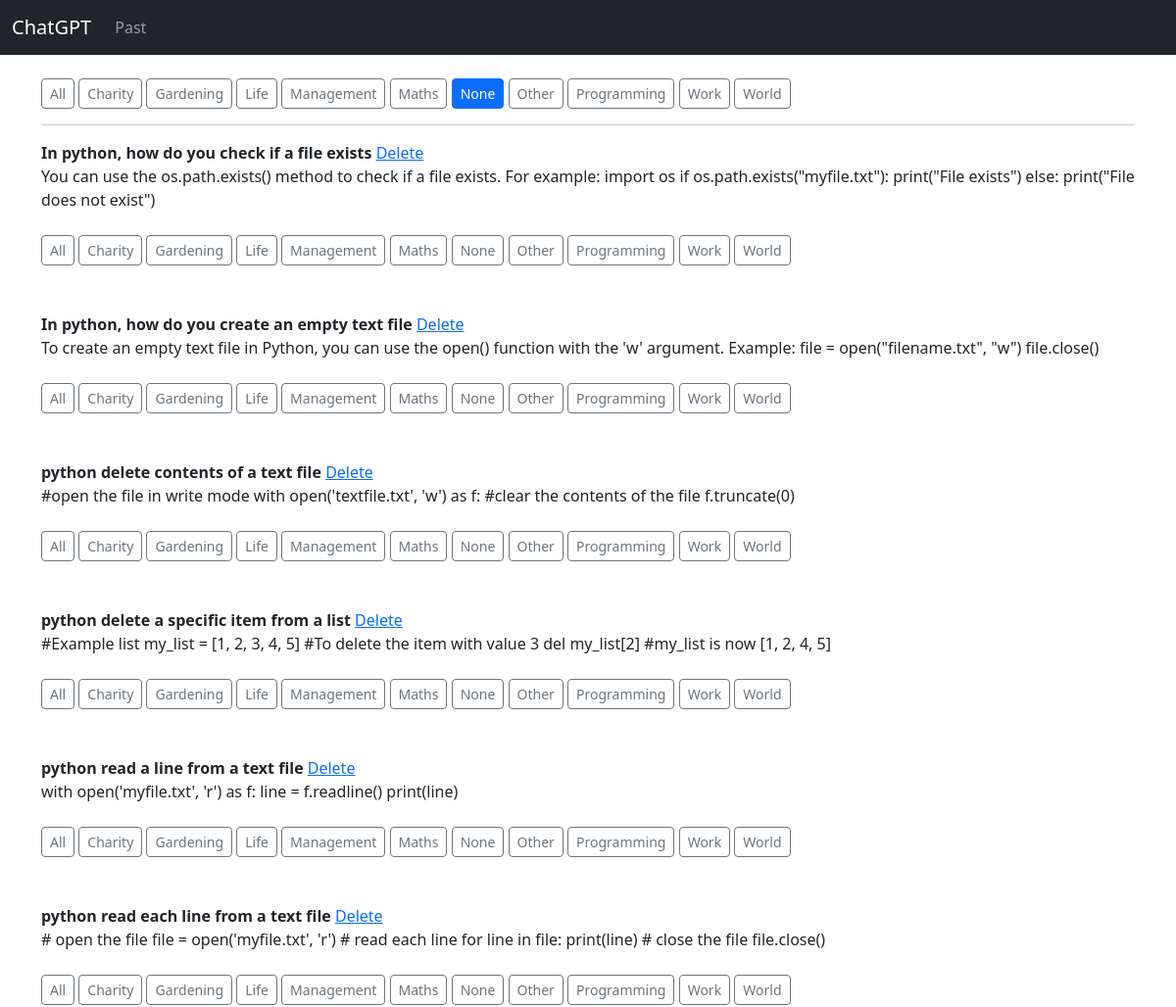
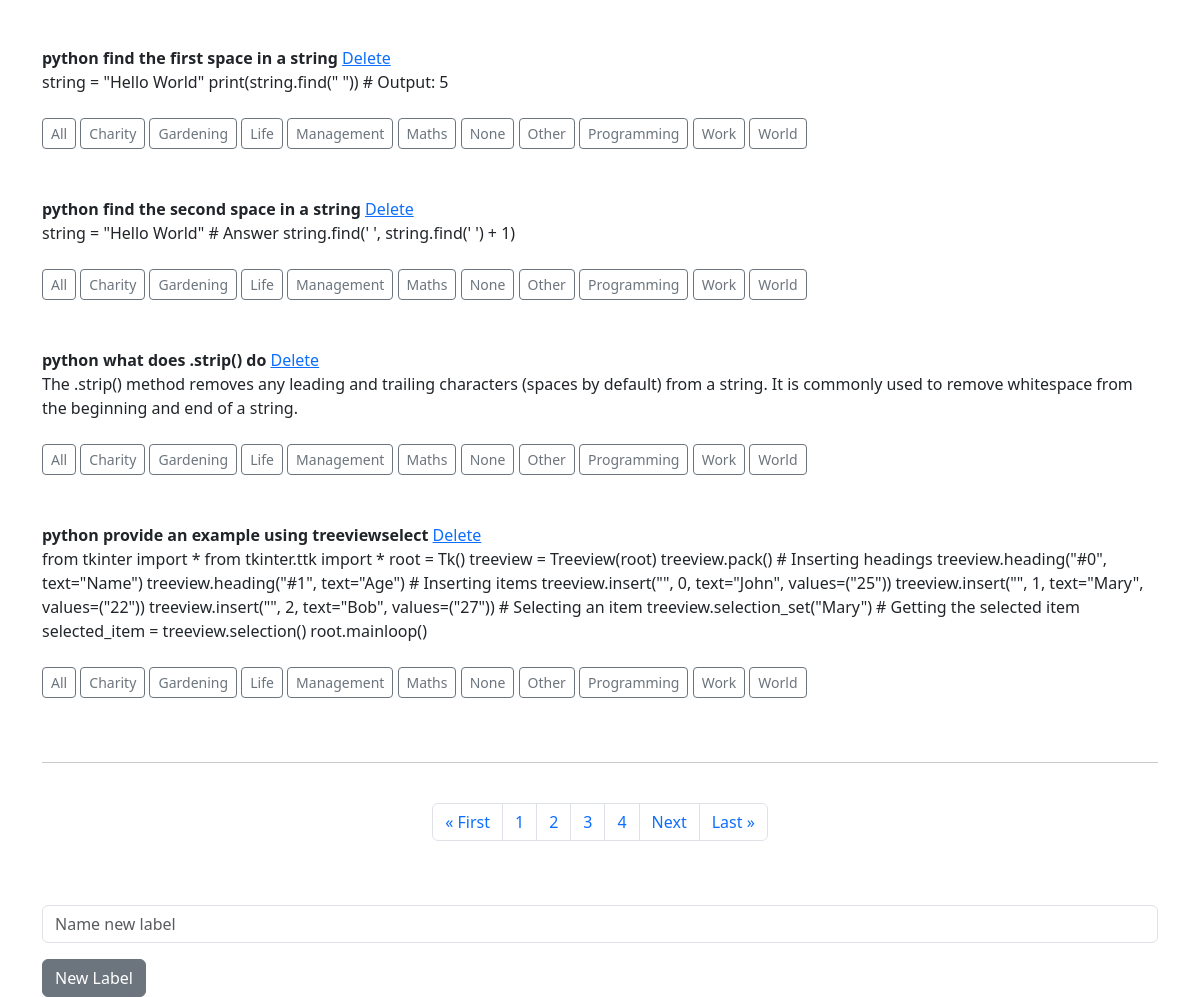
The page /past on the database its author committed (2 pictures, top to bottom).
### app/models.py (models this page shows, shortened)
class Label(models.Model):
    name = models.CharField(max_length=50)
    def __str__(self):
        return self.name

class Past(models.Model):
    question = models.CharField(max_length=250)
    answer = models.TextField(max_length=5000)
    label = models.ForeignKey(Label, null=True, on_delete=models.SET_NULL)

### app/views.py (the view)
# urls.py: path('past', past, name="past"),
def past(request):
    user = User.objects.all().first()
    labels = Label.objects.all().order_by('name')
    items = Past.objects.all().order_by('id')
    if user.label.name == "None":
        items = items.filter(label__isnull=True)
    elif user.label.name != "All":
        items = items.filter(label=user.label)
    p = Paginator(items, 10, )
    page = request.GET.get('page')
    pages = p.get_page(page)
    nums = range(1, pages.paginator.num_pages + 1)
    context = {"pages": pages, "nums": nums, 'labels': labels, 'user': user}
    return render(request, 'past.html', context)

### app/templates/past.html (shortened to what this page needs)
{% extends 'base.html' %}
{% block content %}
{% for label in labels %}
    {% if label == user.label %}
        <a href = "{% url 'label_filter' label.id %}" class="btn btn-primary btn-sm">{{label}}</a>
    {% else %}
        <a href = "{% url 'label_filter' label.id %}" class="btn btn-outline-secondary btn-sm">{{label}}</a>
    {% endif %}
{% endfor %}
<hr>
{% if pages %}
    {% for thing in pages %}
        <strong>{{thing.question}}</strong> <a href = "{% url 'delete' thing.id %}">Delete</a><br>
        {{ thing.answer | safe }}<br><br>
        {% for label in labels %}
            {% if label == thing.label %}
                <a href = "{% url 'label_answer' thing.id label.id %}" class="btn btn-primary btn-sm">{{label}}</a>
            {% else %}
                <a href = "{% url 'label_answer' thing.id label.id %}" class="btn btn-outline-secondary btn-sm">{{label}}</a>
            {% endif %}
        {% endfor %}
<br>
        <br><br>
    {% endfor %}
{% endif %}
<hr><br>
<nav aria-label="Page navigation example">
  <ul class="pagination justify-content-center">
    <li class="page-item"><a class="page-link" href="?page=1">&laquo; First</a></li>
    {% for i in nums %}
      <li class="page-item"><a class="page-link" href="?page={{ i }}">{{ i }}</a></li>
    {% endfor %}
    {% if pages.has_next %}
      <li class="page-item"><a class="page-link" href="?page={{pages.next_page_number}}">Next</a></li>
    {% endif %}
    <li class="page-item"><a class="page-link" href="?page={{pages.paginator.num_pages}}">Last &raquo; </a></li>
  </ul>
</nav>
<br><br>
<form method=POST action="{% url 'new_label' %}">
  <div class="mb-3">
    <input type="text" name="label_name", class="form-control" placeholder="Name new label">
  </div>
  <button type="submit" class="btn btn-secondary">New Label</button>
</form>
{% endblock %}

### app/templates/base.html (shortened to what this page needs)
<!doctype html>
<html lang="en">
  <head>
    <link href="https://cdn.jsdelivr.net/npm/bootstrap@5.3.0-alpha1/dist/css/bootstrap.min.css" rel="stylesheet">
  </head>
  <body>
  {% include 'navbar.html' %}
  <div class="container">
    <br>
    {% block content %}
    {% endblock %}
  </div>
  </body>
</html>

### app/templates/navbar.html (shortened to what this page needs)
<nav class="navbar navbar-expand-lg navbar-dark bg-dark">
  <div class="container-fluid">
    <a class="navbar-brand" href="{% url 'home' %}">ChatGPT</a>
    <div class="collapse navbar-collapse" id="navbarSupportedContent">
      <ul class="navbar-nav me-auto mb-2 mb-lg-0">
        <li class="nav-item">
          <a class="nav-link" href="{% url 'past' %}">Past</a>
        </li>
      </ul>
    </div>
  </div>
</nav>

### rows shown on the page
Label: name "All"
Label: name "Charity"
Label: name "Gardening"
Label: name "Life"
Label: name "Management"
Label: name "Maths"
Label: name "None"
Label: name "Other"
Label: name "Programming"
Label: name "Work"
Label: name "World"
Past: question "In python, how do you check if a file exists", answer "You can use the os.path.exists() method to check if a file exists. For example: import os if os.path.exists(\"myfile.txt\"): print(\"File exists\") else: print(\"File does not exist\")"
Past: question "In python, how do you create an empty text file", answer "To create an empty text file in Python, you can use the open() function with the 'w' argument. Example: file = open(\"filename.txt\", \"w\") file.close()"
Past: question "python delete contents of a text file", answer "#open the file in write mode with open('textfile.txt', 'w') as f: #clear the contents of the file f.truncate(0)"
Past: question "python delete a specific item from a list", answer "#Example list my_list = [1, 2, 3, 4, 5] #To delete the item with value 3 del my_list[2] #my_list is now [1, 2, 4, 5]"
Past: question "python read a line from a text file", answer "with open('myfile.txt', 'r') as f: line = f.readline() print(line)"
Past: question "python read each line from a text file", answer "# open the file file = open('myfile.txt', 'r') # read each line for line in file: print(line) # close the file file.close()"
Past: question "python find the first space in a string", answer "string = \"Hello World\" print(string.find(\" \")) # Output: 5"
Past: question "python find the second space in a string", answer "string = \"Hello World\" # Answer string.find(' ', string.find(' ') + 1)"
Past: question "python what does .strip() do", answer "The .strip() method removes any leading and trailing characters (spaces by default) from a string. It is commonly used to remove whitespace from the beginning and end of a string."
Past: question "python provide an example using treeviewselect", answer "from tkinter import * from tkinter.ttk import * root = Tk() treeview = Treeview(root) treeview.pack() # Inserting headings treeview.heading(\"#0\", text=\"Name\") treeview.heading(\"#1\", text=\"Age\") # Inserting items treeview.insert(\"\", 0, text=\"John\", values=(\"25\")) treeview.insert(\"\", 1, text=\"Mary\", values=(\"22\")) treeview.insert(\"\", 2, text=\"Bob\", values=(\"27\")) # Selecting an item treeview.selection_set(\"Mary\") # Getting the selected item selected_item = treeview.selection() root.mainloop()"

### other values the page prints
{{ i }} "1" "2" "3" "4"
